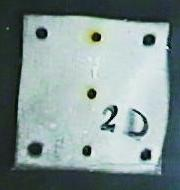
%> input picture Registration/images - 副本/image0.jpg, 180 x 190 px
$ octave example_2d_nonrigid_3_test.m   (GNU Octave 9; MATLAB toolbox functions it lacks are replaced by stand-ins)
%> lines starting %> are read from the running program, lines starting %| are printed output that depends on the picture
### Registration/functions/make_init_grid.m
function O_trans=make_init_grid(Spacing,sizeI,M)
% This function creates a uniform 2d or 3D b-spline control grid
% O=make_init_grid(Spacing,sizeI,M)
%
%  inputs,
%    Spacing: Spacing of the b-spline grid knot vector
%    sizeI: vector with the sizes of the image which will be transformed
%    M : The (inverse) transformation from rigid registration.
%
%  outputs,
%    O: Uniform b-splinecontrol grid
%
%  example,
%
%    I1 = im2double(imread('lenag1.png'));
%    O = make_init_grid([8 8],size(I1));
%
%  Function is written by D.Kroon University of Twente (September 2008)

if(length(Spacing)==2)
    % Determine grid spacing
    dx=Spacing(1); dy=Spacing(2);

    % Calculate te grid coordinates (make the grid)
    [X,Y]=ndgrid(-dx:dx:(sizeI(1)+(dx*2)-2),-dy:dy:(sizeI(2)+(dy*2)-2));
    O_trans=ones(size(X,1),size(X,2),2);
    O_trans(:,:,1)=X;
    O_trans(:,:,2)=Y;

    if(exist('M','var')),
        % Calculate center of the image
        mean=sizeI/2;

        % Make center of the image coordinates 0,0
        xd=O_trans(:,:,1)-mean(1);
        yd=O_trans(:,:,2)-mean(2);

        % Calculate the rigid transformed coordinates
        O_trans(:,:,1) = mean(1) + M(1,1) * xd + M(1,2) *yd + M(1,3) * 1;
        O_trans(:,:,2) =  mean(2) + M(2,1) * xd + M(2,2) *yd + M(2,3) * 1;
    end
else
    % Determine grid spacing
    dx=Spacing(1); dy=Spacing(2); dz=Spacing(3);

    % Calculate te grid coordinates (make the grid)
    [X,Y,Z]=ndgrid(-dx:dx:(sizeI(1)+(dx*2)-2),-dy:dy:(sizeI(2)+(dy*2)-2),-dz:dz:(sizeI(3)+(dz*2)-2));
    O_trans=ones(size(X,1),size(X,2),size(X,3),3);
    O_trans(:,:,:,1)=X;
    O_trans(:,:,:,2)=Y;
    O_trans(:,:,:,3)=Z;

    if(exist('M','var')),
        % Calculate center of the image
        mean=sizeI/2;

        % Make center of the image coordinates 0,0
        xd=O_trans(:,:,:,1)-mean(1);
        yd=O_trans(:,:,:,2)-mean(2);
        zd=O_trans(:,:,:,3)-mean(3);

        % Calculate the rigid transformed coordinates
        O_trans(:,:,:,1) = mean(1) + M(1,1) * xd + M(1,2) *yd + M(1,3) *zd + M(1,4)* 1;
        O_trans(:,:,:,2) = mean(2) + M(2,1) * xd + M(2,2) *yd + M(2,3) *zd + M(2,4)* 1;
        O_trans(:,:,:,3) = mean(3) + M(3,1) * xd + M(3,2) *yd + M(3,3) *zd + M(3,4)* 1;
    end
end


### Registration/low_level_examples/example_2d_nonrigid_3_test.m
% Example using lsqnonlin optimizer and registration error image
% instead of value.

% clean
clear all; close all; clc;

% Add all function paths
addpaths
%> (this line was passed over: addpaths is not available in this run)

% Read two greyscale images of Lena
I=imread('image0.jpg');
%> I is the input picture: size 190x180x3 uint8; mean R, G, B 131.8, 148.8, 147.8
I=imresize(I,2);
%> I: size 380x360x3 uint8
I=rgb2gray(I);
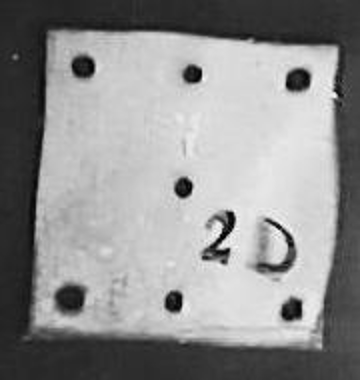
%> I: size 380x360 uint8; min 0, max 251, mean 143.6
I1=im2double(I);
I=imread('average.jpg');
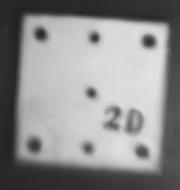
%> input picture Registration/images - 副本/average.jpg, 180 x 190 px
%> I is the input picture: size 190x180 uint8; min 32, max 226, mean 141.1
I=imresize(I,2);
%> I: size 380x360 uint8
I2=im2double(I);

% b-spline grid spacing in x and y direction
Spacing=[32 32];

% Type of registration error used see registration_error.m
type='d';

% Make the Initial b-spline registration grid
[O_trans]=make_init_grid(Spacing,size(I1));

% Convert all values tot type double
I1=double(I1); I2=double(I2); O_trans=double(O_trans);

% Smooth both images for faster registration
I1s=imfilter(I1,fspecial('gaussian',[20 20],5));
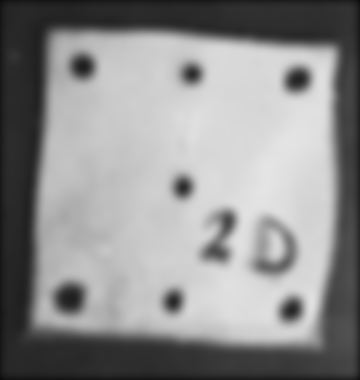
%> I1s: size 380x360 double; min 0.0456, max 0.897, mean 0.559
I2s=imfilter(I2,fspecial('gaussian',[20 20],5));
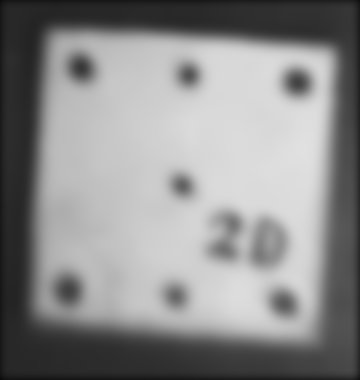
%> I2s: size 380x360 double; min 0.0457, max 0.88, mean 0.549

% Optimizer parameters
optim=optimset('Display','iter','MaxIter',40);

% Reshape O_trans from a matrix to a vector.
sizes=size(O_trans); O_trans=O_trans(:);
%> after `sizes=size(O_trans)`: sizes = [15 15 2]

% Start the b-spline nonrigid registration optimizer
%> (the run ends here)
